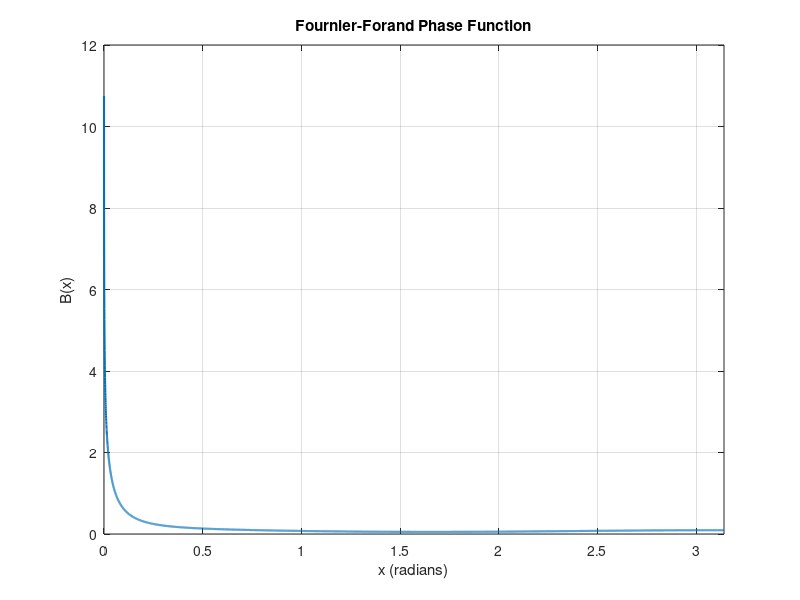

MATLAB code to generate this figure:
u = 4.9;
n = 0.9;

v = (3 - u) / 2;

s = @(x) (4 / (3 * (n - 1)^2)) .* sin(x / 2).^2;

B = @(x) ...
    (1 ./ (4*pi .* (1 - s(x)).^2 .* s(x).^v)) .* ...
    (v .* (1 - s(x)) ...
    - (1 - s(x).^v) ...
    + (s(x) .* (1 - s(x).^v) ...
    - v .* (1 - s(x))) .* sin(x / 2).^(-2)) ...
    + ((1 - s(pi).^v) / ...
    (16*pi * (s(pi) - 1) * s(pi).^v)) .* ...
    (3*cos(x).^2 - 1);

% x in radians
x = linspace(1e-4, pi, 10000);

y = B(x);

figure;
plot(x, y, 'LineWidth', 1.5);

xlabel('x (radians)');
ylabel('B(x)');
title('Fournier-Forand Phase Function');
grid on;
xlim([0 pi]);
